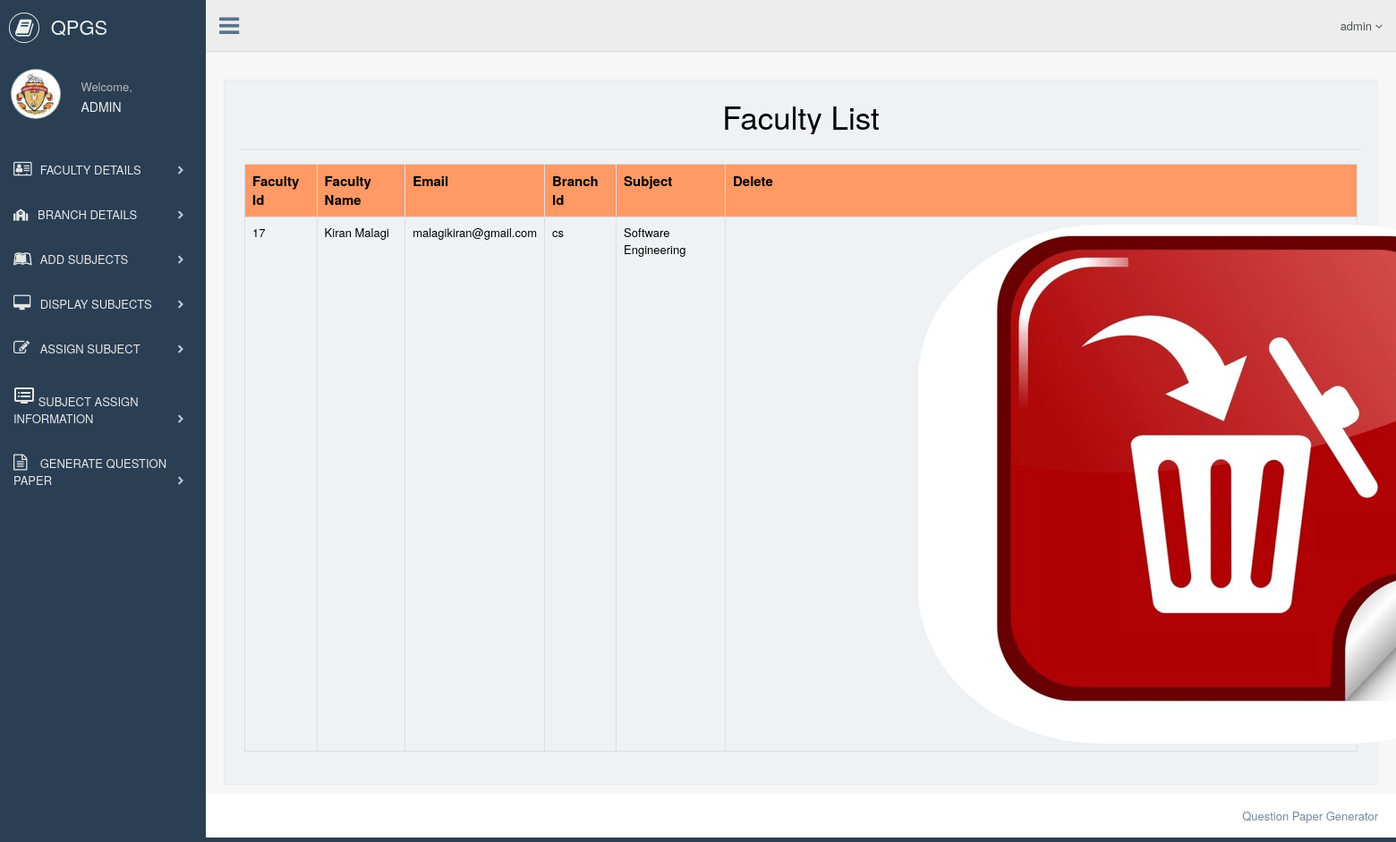
The page /admin/faculty_record.php?scode=15CS42 (signed in) on the database its author committed.
### tables this page shows
CREATE TABLE IF NOT EXISTS `assign_subject` (
  `fid` int(11) DEFAULT NULL,
  `fname` varchar(50) DEFAULT NULL,
  `contact` varchar(12) DEFAULT NULL,
  `email` varchar(40) DEFAULT NULL,
  `bid` varchar(10) DEFAULT NULL,
  `sname` varchar(60) DEFAULT NULL,
  `scode` varchar(12) DEFAULT NULL,
  KEY `fid` (`fid`),
  KEY `scode` (`scode`),
  KEY `bid` (`bid`)
);

### admin/faculty_record.php (the view, shortened to what this page needs)
<?php
include('header.php');
include('connection.php');
?>
        <div class="right_col" role="main">
            <div class="">
                <div class="page-title">
                    <div class="title_left">
                    </div>
                    <div class="title_right">
                        <div class="col-md-5 col-sm-5 col-xs-12 form-group pull-right top_search">
                        </div>
                    </div>
                </div>
                <div class="clearfix"></div>
                <div class="row" style="min-height:500px">
                    <div class="col-md-12 col-sm-12 col-xs-12">
                        <div class="x_panel">
                            <div class="x_title">
                                <h2 style="color:black;">Faculty List</h2>
                            </div>
                            <div class="x_content">
							<?php
							$res=mysqli_query($con,"select * from assign_subject where scode='$_GET[scode]'");
							echo "<table class='table table-bordered'>";
                            echo "<tr style='color:black; font-size:15px; background-color:#ff9966'>";
                            echo "<th>"; echo "Faculty Id"; echo "</th>";
							echo "<th>"; echo "Faculty Name"; echo "</th>";
							echo "<th>"; echo "Email"; echo "</th>";
							echo "<th>"; echo "Branch Id"; echo "</th>";
                            echo "<th>"; echo "Subject"; echo "</th>";
                            echo "<th>"; echo "Delete"; echo "</th>";
                            echo "</tr>";
							while($row=mysqli_fetch_array($res))
							{
                                echo "<tr style='color:black;'>";
                                echo "<td>"; echo $row["fid"]; echo "</td>";
								echo "<td>"; echo $row["fname"]; echo "</td>";
								echo "<td>"; echo $row["email"]; echo "</td>";
                                echo "<td>"; echo $row["bid"]; echo "</td>";
                                echo "<td>"; echo $row["sname"]; echo "</td>";
	                            echo "<td>"; ?><a href="delete_as.php?fid=<?php echo $row["fid"];?>&sname=<?php echo $row["sname"]; ?> " style="color:red">
                                <img src="images/delete.jpg" height="5%" style="margin-left:30%; border-radius: 30%;"></a><?php echo "</td>";
								echo "</tr>";
							}
							echo "</table>";
							?>
                            </div>
                        </div>
                    </div>
                </div>
            </div>
        </div>
<?php
include('footer.php');
?>

### rows shown on the page
assign_subject: fid "17", fname "Kiran Malagi", email "malagikiran@gmail.com", bid "cs", sname "Software Engineering"

### other values the page prints
$_SESSION["librarian"] "admin"
